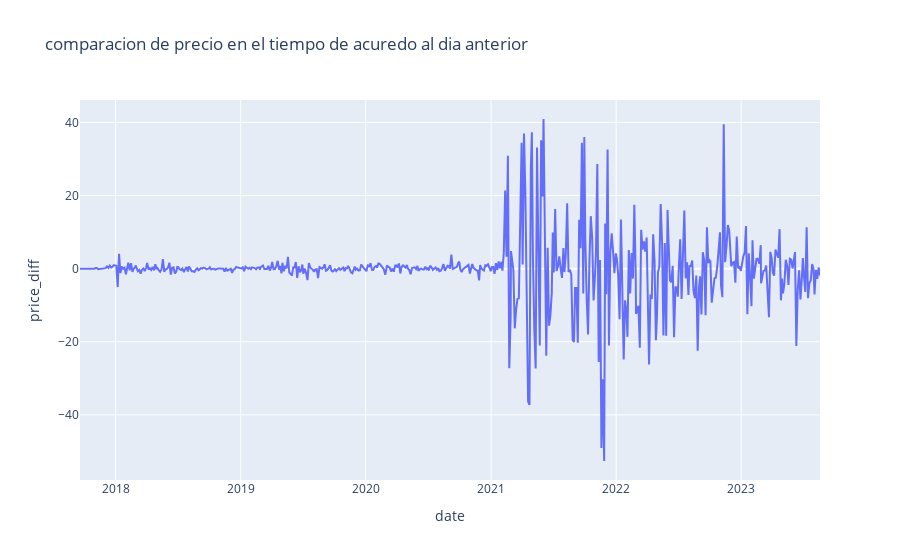

Source (notebook cell):
### Code cell
fig_price_returns = px.line(binancecoin_df, x='date', y='price_diff', title='comparacion de precio en el tiempo de acuredo al dia anterior')
fig_price_returns.show()

### Figure 1 — Plotly figure (JSON) as saved in the notebook; plotly's stock layout.template omitted (floating-point values rounded to 4 significant figures; data arrays with more than 128 entries replaced by an {"elided": "..."} marker saying what was removed)
{"data": [{"hovertemplate": "date=%{x}<br>price_diff=%{y}<extra></extra>", "legendgroup": "", "line": {"color": "#636efa", "dash": "solid"}, "marker": {"symbol": "circle"}, "mode": "lines", "name": "", "orientation": "v", "showlegend": false, "type": "scatter", "x": {"elided": "564 str values"}, "xaxis": "x", "y": {"elided": "564 float values"}, "yaxis": "y"}], "layout": {"legend": {"tracegroupgap": 0}, "title": {"text": "comparacion de precio en el tiempo de acuredo al dia anterior"}, "xaxis": {"anchor": "y", "domain": [0, 1], "title": {"text": "date"}}, "yaxis": {"anchor": "x", "domain": [0, 1], "title": {"text": "price_diff"}}}}
